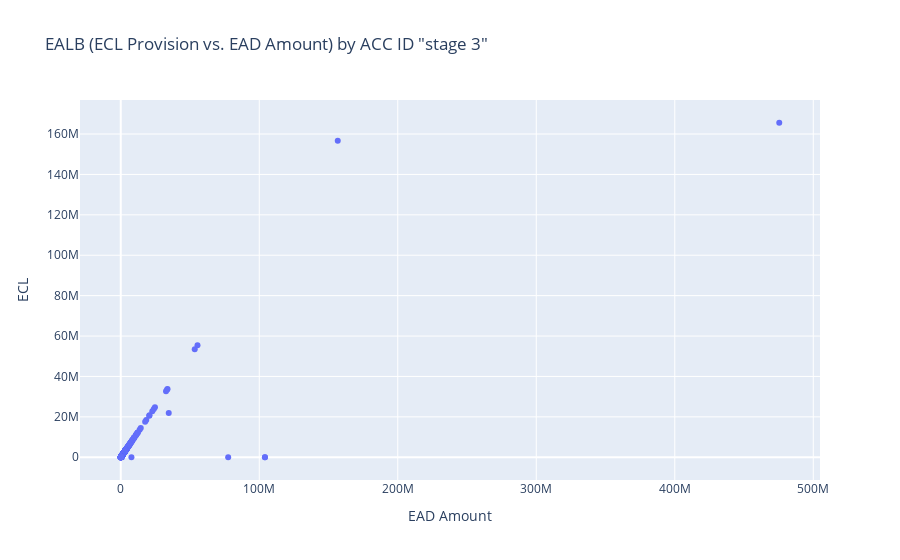

Here is the notebook cell this chart was saved with:
### Code cell
df1=df[df['Stage'] == "STAGE_3"]
df1
fig = go.Figure(data=[go.Scatter(
    x=df1["Current Exposure"],
    y=df1["ECL final after all edit"],
    mode='markers',
    hoverinfo='text',
    hovertext=[f'EAD Amount: {ead:,.0f} | ECL: {imp:,.0f} | ECL Coverage: {cov * 100:.0f}% | ACC ID: {acc_id}' for ead, imp, cov, acc_id in zip(df1["Current Exposure"], 
    df1["ECL final after all edit"], df1["ECL Coverage Ratio "], df1["Position Id"])]
    )])

fig.update_layout(title='EALB (ECL Provision vs. EAD Amount) by ACC ID "stage 3"',
                  xaxis_title='EAD Amount',
                  yaxis_title='ECL')
# fig.write_html("EALB (ECL Provision vs. EAD Amount) by ACC ID S3.html")
asw2 = np.sum(df1["ECL final after all edit"])
as3 = np.sum(df1["Current Exposure"])
print(f"{asw2:,.0f}, {as3:,.0f}")
fig.show()

### Figure 1 — Plotly figure (JSON) as saved in the notebook; plotly's stock layout.template omitted (floating-point values rounded to 4 significant figures; data arrays with more than 128 entries replaced by an {"elided": "..."} marker saying what was removed)
{"data": [{"hoverinfo": "text", "hovertext": {"elided": "398 str values"}, "mode": "markers", "type": "scatter", "x": {"elided": "398 float values"}, "y": {"elided": "398 float values"}}], "layout": {"title": {"text": "EALB (ECL Provision vs. EAD Amount) by ACC ID \"stage 3\""}, "xaxis": {"title": {"text": "EAD Amount"}}, "yaxis": {"title": {"text": "ECL"}}}}
